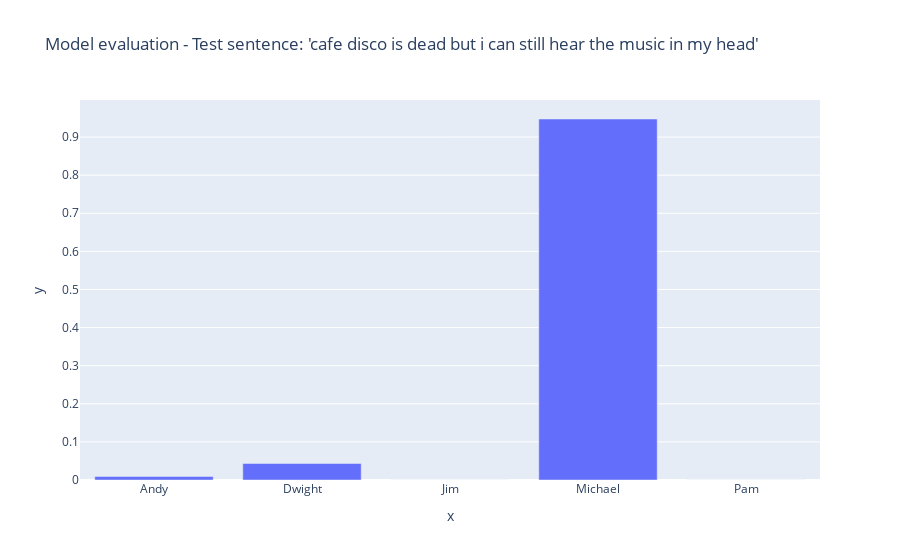

The notebook cell saved with this chart:
### Code cell
test_sample_str = "cafe disco is dead but i can still hear the music in my head"
test_sample = tokenizer.encode(test_sample_str, truncation=True, padding=True, return_tensors='pt')
test_sample = test_sample.to(device)
output = model(test_sample)
# visualize
import plotly.express as px
output = torch.softmax(output.logits, dim=1)
output = output.detach().cpu().numpy()
px.bar(x=sorted_speakers, y=output[0], title=f"Model evaluation - Test sentence: '{test_sample_str}'")

### Figure 1 — Plotly figure (JSON) as saved in the notebook; plotly's stock layout.template omitted (floating-point values rounded to 4 significant figures)
{"data": [{"alignmentgroup": "True", "hovertemplate": "x=%{x}<br>y=%{y}<extra></extra>", "legendgroup": "", "marker": {"color": "#636efa", "pattern": {"shape": ""}}, "name": "", "offsetgroup": "", "orientation": "v", "showlegend": false, "textposition": "auto", "type": "bar", "x": ["Andy", "Dwight", "Jim", "Michael", "Pam"], "xaxis": "x", "y": [0.009021, 0.04329, 9.395e-05, 0.9474, 0.0002017], "yaxis": "y"}], "layout": {"barmode": "relative", "legend": {"tracegroupgap": 0}, "title": {"text": "Model evaluation - Test sentence: 'cafe disco is dead but i can still hear the music in my head'"}, "xaxis": {"anchor": "y", "domain": [0, 1], "title": {"text": "x"}}, "yaxis": {"anchor": "x", "domain": [0, 1], "title": {"text": "y"}}}}
